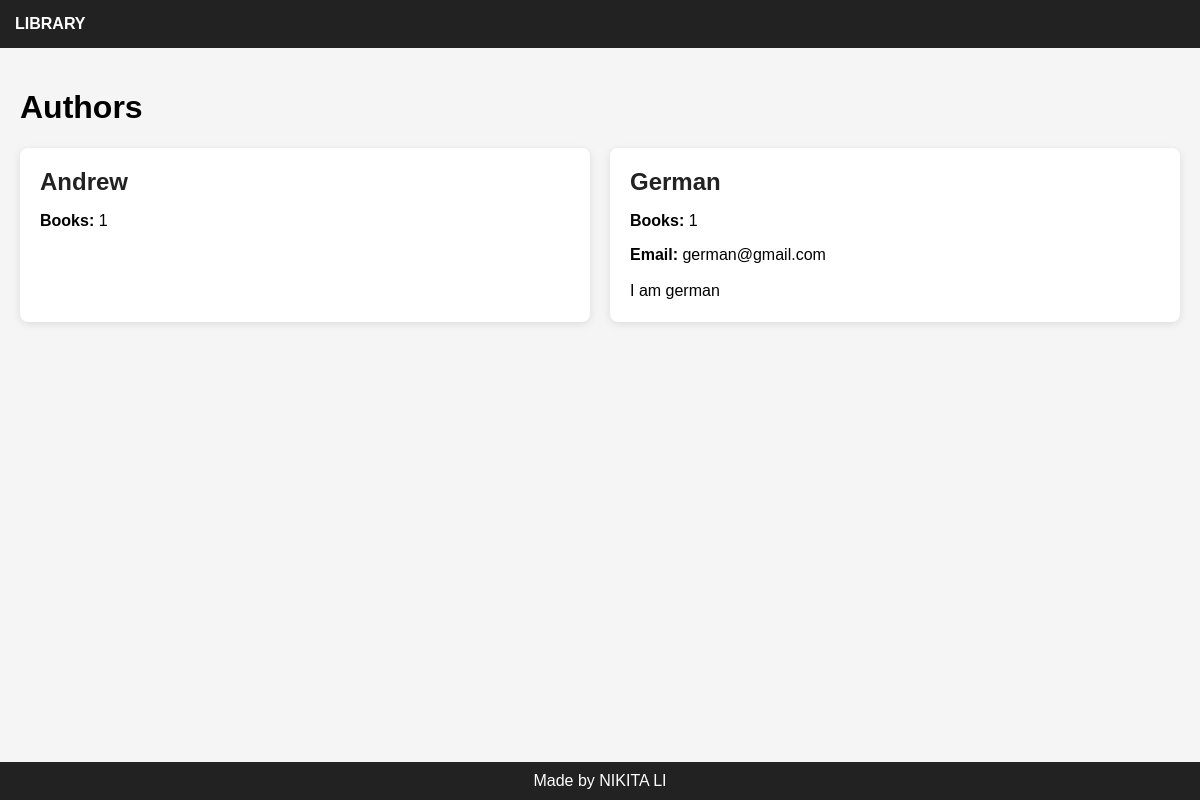
Screenshot of /authors/ with the database file from the repository.
### library/models.py (models this page shows, shortened)
class Author(models.Model):
    name = models.CharField(max_length=30)
    email = models.EmailField(blank=True)
    bio = models.TextField(blank=True, max_length=500)

### library/views.py (the view)
# urls.py: path("authors/", views.authors, name="authors_list"),
def authors(request):
    authors = Author.objects.annotate(
        books_count=Count("book")
    )
    return render(request, "authors.html", {
        "authors": authors
    })

### library/templates/authors.html
{% extends "base.html" %} {% block content %}
<h1>Authors</h1>
{% if authors %}
<div class="authors-grid">
  {% for author in authors %}
  <div class="author-card">
    <h2 class="author-name">
      <a href="{% url 'author_books' author.id %}"> {{ author.name }} </a>
    </h2>
    <p><strong>Books:</strong> {{ author.books_count }}</p>
    {% if author.email %}
    <p><strong>Email:</strong> {{ author.email }}</p>
    {% endif %} {% if author.bio %}
    <p class="author-bio">{{ author.bio }}</p>
    {% endif %}
  </div>
  {% endfor %}
</div>
{% else %}
<p>No authors yet.</p>
{% endif %} {% endblock %}

### library/static/library/css/base.css (style rules this page uses)
body { margin: 0; font-family: Arial, sans-serif; background-color: #f5f5f5; display: flex; flex-direction: column; min-height: 100vh; }
.authors-grid { display: grid; grid-template-columns: repeat(2, minmax(0, 1fr)); gap: 20px; margin-top: 20px; }
.author-card { background: white; padding: 20px; border-radius: 8px; box-shadow: 0 2px 8px rgba(0, 0, 0, 0.1); }
.author-name { margin: 0 0 10px; }
.author-bio { margin: 10px 0 0; line-height: 1.4; }
.author-name a { color: #222; text-decoration: none; }

### rows the page displays
Author: name "Andrew", books_count "1"
Author: name "German", books_count "1", email "german@gmail.com", bio "I am german"
